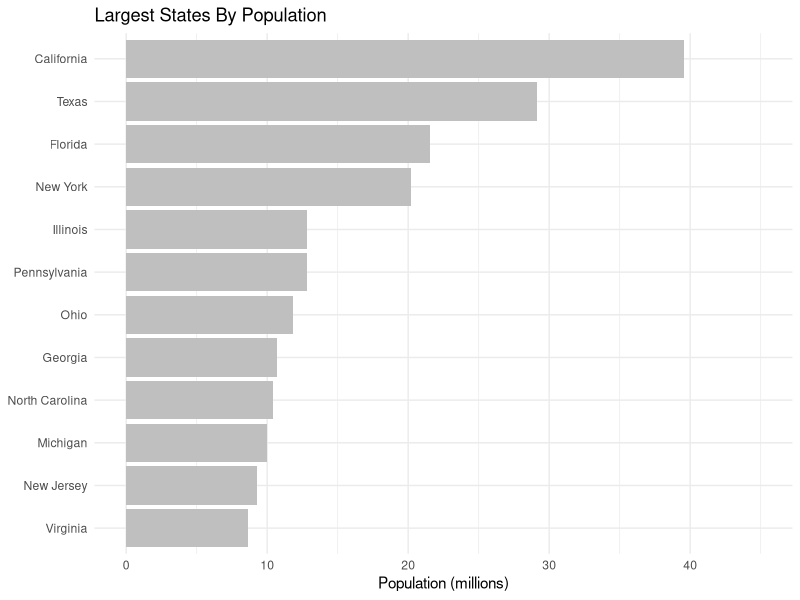
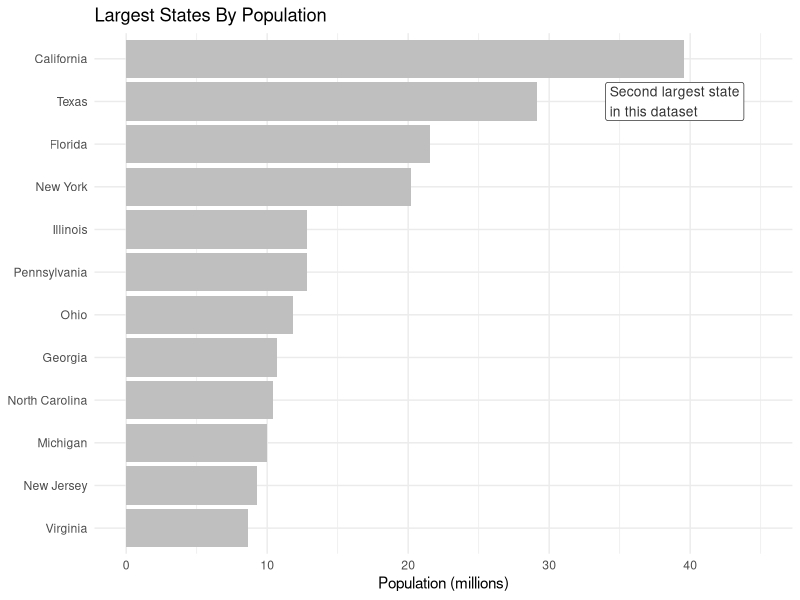
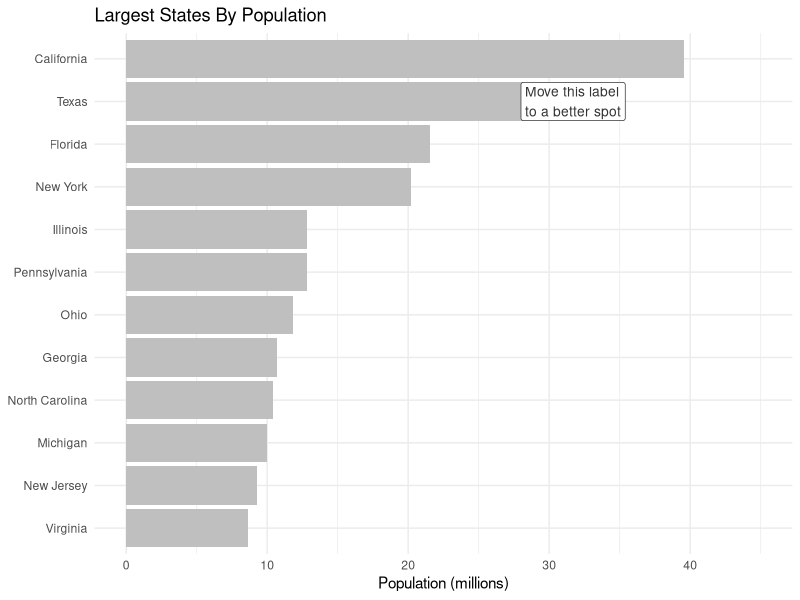
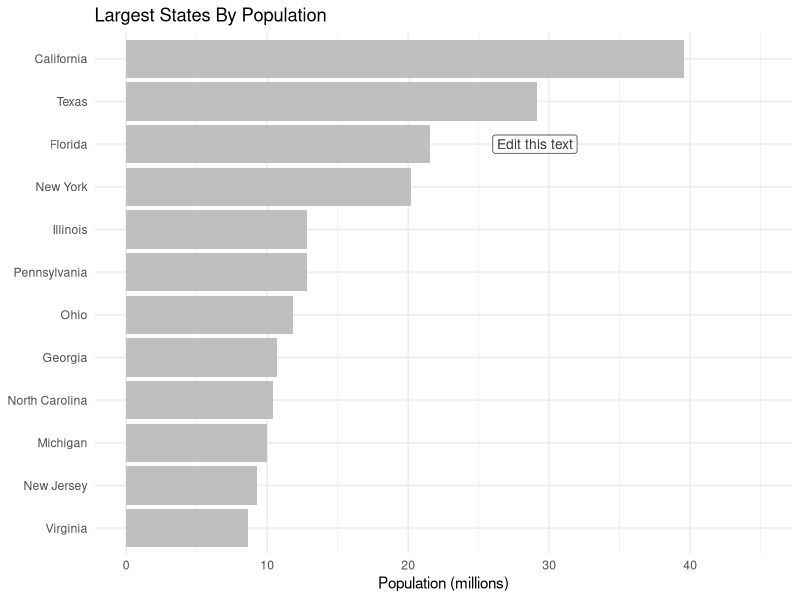

Generate these figures, in order, with R:
## ---- chunk 1
#| include: false
library(dplyr)
library(ggplot2)
## ---- chunk 2
states <- readr::read_csv("data/real/state_population_ranks.csv")
## ---- chunk 3
top_states <- states |>
  slice_min(rank, n = 12) |>
  mutate(
    state_name = reorder(state_name, population),
    population_millions = population / 1000000
  )
## ---- chunk 4
p1 <- ggplot(top_states, aes(x = state_name, y = population_millions)) +
  geom_col(fill = "gray75") +
  coord_flip(ylim = c(0, 45)) +
  labs(
    title = "Largest States By Population",
    x = NULL,
    y = "Population (millions)"
  ) +
  theme_minimal()

p1
## ---- chunk 5
annotation_x <- "Texas"
annotation_y <- 34
annotation_text <- "Second largest state\nin this dataset"

p1 +
  annotate(
    geom = "label",
    x = annotation_x,
    y = annotation_y,
    label = annotation_text,
    hjust = 0,
    size = 3.5,
    fill = "white",
    color = "gray20"
  )
## ---- chunk 6
annotation_x <- "Texas"
annotation_y <- 28
annotation_text <- "Move this label\nto a better spot"

p1 +
  annotate(
    geom = "label",
    x = annotation_x,
    y = annotation_y,
    label = annotation_text,
    hjust = 0,
    size = 3.5,
    fill = "white",
    color = "gray20"
  )
## ---- chunk 7
annotation_x <- "Florida"
annotation_y <- 26
annotation_text <- "Edit this text"

p1 +
  annotate(
    geom = "label",
    x = annotation_x,
    y = annotation_y,
    label = annotation_text,
    hjust = 0,
    size = 3.5,
    fill = "white",
    color = "gray20"
  )
